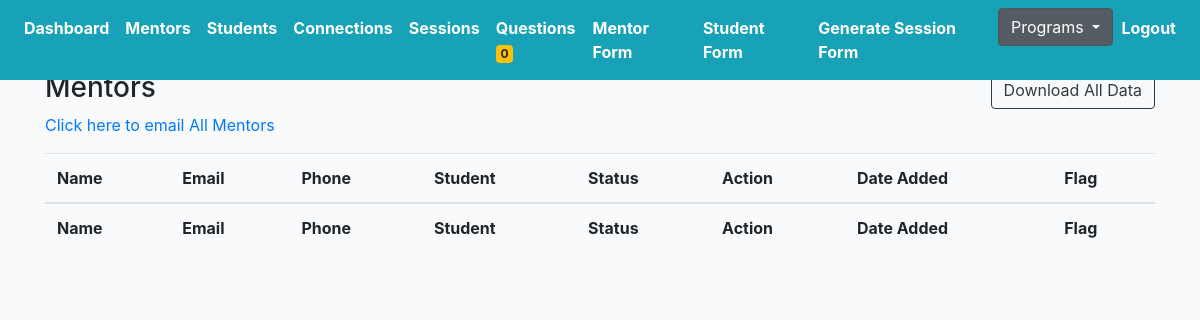
The app's page /mentoring/mentors/ (signed in), older data.
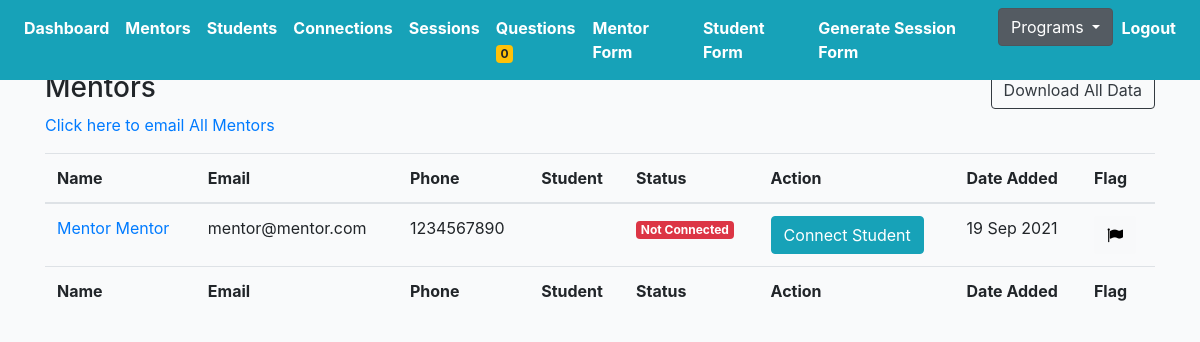
The same page, newer data.
### mprofiles/models.py (models this page shows, shortened)
class Mentor(models.Model):
    avatar = models.ImageField(default='avatar.png', upload_to='avatars/')
    first_name = models.CharField(max_length=200, blank=True)
    last_name = models.CharField(max_length=200, blank=True)
    email = models.EmailField(max_length=200, blank=True)
    phone = models.CharField(max_length=200, blank=True)
    address = models.CharField(max_length=200, blank=True)
    spanish = models.CharField(null=True, blank=True, max_length=200, choices=SPANISH_CHOICES)
    language = models.TextField(null=True, blank=True, max_length=1000)
    emergency_contact = models.TextField(null=True, blank=True, max_length=1000)
    employment_status = models.CharField(max_length=200, choices=EMPLOYMENT_CHOICES)
    employer_info = models.TextField(null=True, blank=True, max_length=1000)
    partner = models.CharField(null=True, blank=True, max_length=200, choices=PARTNER_CHOICES)
    hear = models.TextField(null=True, blank=True, max_length=1000)
    experience = models.TextField(null=True, blank=True, max_length=1000)
    reason = models.TextField(null=True, blank=True, max_length=1000)
    know = models.TextField(null=True, blank=True, max_length=1000)
    question1 = models.CharField(null=True, blank=True, max_length=200, choices=QUESTION_CHOICES)
    answer1 = models.TextField(null=True, blank=True, max_length=1000)
    question2 = models.CharField(null=True, blank=True, max_length=200, choices=QUESTION_CHOICES)
    answer2 = models.TextField(null=True, blank=True, max_length=1000)
    support = models.ManyToManyField(Support, blank=True, related_name='supports')
    prefer_sex = models.CharField(max_length=200, choices=GENDER_CHOICES)
    geographical = models.CharField(max_length=200, choices=GEOGRAPHICAL_CHOICES)
    commit = models.CharField(null=True, blank=True, max_length=200, choices=YES_NO)
    available = models.CharField(null=True, blank=True, max_length=200, choices=YES_NO)
    seminar = models.CharField(null=True, blank=True, max_length=200, choices=YES_NO)
    signature = models.TextField(null=True, blank=True, max_length=1000)
    grant = models.CharField(max_length=200, choices=GRANT_CHOICES)
    cont_student_bridge = models.TextField(null=True, blank=True, max_length=1000)
    check = models.CharField(null=True, blank=True, max_length=200, choices=YES_NO)
    question = models.TextField(null=True, blank=True, max_length=1000)
    friends = models.ManyToManyField(Student, blank=True, related_name='mentors')
    updated = models.DateTimeField(auto_now=True)
    created = models.DateTimeField(auto_now_add=True)
    slug = models.SlugField(unique=True, blank=True)
    flag = models.BooleanField(default=False)
    note = models.TextField(null=True, blank=True, max_length=1000)
    ethnic = models.CharField(null=True, blank=True, max_length=200, choices=ETHNIC_CHOICES)
    status = models.CharField(null=True, blank=True, max_length=200, choices=PROFILE_STATUS, default='active')
    def get_absolute_url(self):
        return reverse("mprofiles:mentor-profiles-detail", kwargs={"slug": self.slug})
    def get_friends(self):
        return self.friends.all()
    __initial_first_name = None
    __initial_last_name = None
    def __init__(self, *args, **kwargs):
        super().__init__(*args, **kwargs)
        self.__initial_first_name = self.first_name
        self.__initial_last_name = self.last_name

### mprofiles/views.py (the view)
# urls.py: path('mentors/', MentorProfileListView.as_view(), name='mentor-profiles-list'),
@method_decorator(login_required, name='dispatch')
@method_decorator(allowed_users(allowed_roles=['mentor', 'admin']), name='dispatch')
class MentorProfileListView(ListView):
    model = Mentor
    template_name = 'mentor/mentor-profile-list.html'
    def get_queryset(self):
        qs = Mentor.objects.all()
        return qs
    def get_context_data(self, **kwargs):
        context = super().get_context_data(**kwargs)
        recipients = list(i for i in Mentor.objects.values_list('email', flat=True))
        recipients = ("; ".join(recipients))
        context["recipients"] = recipients
        return context

### cprofiles/context_processors.py (called while the page is built)
def choice_question(request):
    if(request.user.id):
        choice_unanswered_question_num = Question.objects.filter(status="UNANSWERED").count()
        return {
            'choice_unanswered_question_num' : choice_unanswered_question_num
        }
    return {}

### middleschool/context_processors.py (called while the page is built)
def middle_school_question(request):
    if(request.user.id):
        middle_school_unanswered_question_num = Question.objects.filter(status="UNANSWERED").count()
        return {
            'middle_school_unanswered_question_num' : middle_school_unanswered_question_num
        }
    return {}

### mprofiles/context_processors.py (called while the page is built)
def mentor_question(request):
    if(request.user.id):
        mentor_unanswered_question_num = Question.objects.filter(status="UNANSWERED").count()
        return {
            'mentor_unanswered_question_num' : mentor_unanswered_question_num
        }
    return {}

### profiles/context_processors.py (called while the page is built)
def high_school_question(request):
    if(request.user.id):
        high_school_unanswered_question_num = Question.objects.filter(status="UNANSWERED").count()
        return {
            'high_school_unanswered_question_num' : high_school_unanswered_question_num
        }
    return {}

### templates/mentor/mentor-profile-list.html (shortened to what this page needs)
{% extends 'mbase.html' %}
{% load static %}
{% block stylesheet %}{% static '/css/my_invites.css' %}{% endblock %}
{% block content %}
<div class="row">
    <div class="col-auto mr-auto">
        <h3>Mentors</h3>
    </div>
    <div class="col-auto">
        <div class="btn-group" role="group" aria-label="Basic example">
            <form action="{% url 'mprofiles:export-mentoring-mentor-list' %}" method="POST">
                <button type="submit" class="btn btn-outline-dark">Download All Data</button>
            </form>
        </div>
    </div>
</div>
<p><a href="mailto:{{recipients}}">Click here to email All Mentors</a>
    <div class="table-responsive-lg">
        <table id="myTable" class="table">
            <thead>
                <tr>
                    <th scope="col">Name</th>
                    <th scope="col">Email</th>
                    <th scope="col">Phone</th>
                    <th scope="col">Student</th>
                    <th scope="col">Status</th>
                    <th scope="col">Action</th>
                    <th scope="col">Date Added</th>
                    <th scope="col">Flag</th>
                </tr>
            </thead>
            <tfoot>
                <tr>
                    <th>Name</th>
                    <th>Email</th>
                    <th>Phone</th>
                    <th>Student</th>
                    <th>Status</th>
                    <th>Action</th>
                    <th>Date Added</th>
                    <th>Flag</th>
                </tr>
            </tfoot>
            <tbody>
                {% for obj in object_list %}
                <tr>
                    <td><a href="{{obj.get_absolute_url}}">{{obj.first_name}} {{obj.last_name}}</a></td>
                    <td>{{obj.email}}</td>
                    <td>{{obj.phone}}</td>
                    <td>{% for friend in obj.get_friends %}<li>{{friend.first_name}} {{friend.last_name}} </li>{% endfor %}</td>
                    <td>
                    {% if obj.status == 'deactivated' %}
                        <div><span class="badge badge-secondary">Deactivated</span></div>
                    {% else %}
                        {% for friend in obj.get_friends %}
                        <div><span class="badge badge-success">Connected</span></div>
                        {% empty %}
                        <div><span class="badge badge-danger">Not Connected</div>
                        {% endfor %}
                    {% endif %}
                    </td>
                    {% if obj.status == 'deactivated' %}
                    <td><a href="{% url 'mprofiles:mentor-connect-detail' obj.slug %}"><button type="submit"
                                class="btn btn-info" disabled>Connect Student</button></a></td>
                    {% else %}
                    <td><a href="{% url 'mprofiles:mentor-connect-detail' obj.slug %}"><button type="submit"
                                class="btn btn-info">Connect Student</button></a></td>
                    {% endif %}
                    <td>{{ obj.created |date:"d M Y"  }}</td>
                    <td>
                        <form action="{% url 'mprofiles:flag-mentor' %}" method="POST" class='like-form' id='{{obj.id}}'>
                            <button type="submit" class="like_btn btn btn-light like-btn{{obj.id}}">
                                {% if obj.flag == False %}
                                <i class="fa fa-flag thumb{{obj.id}}" style="color:black"></i>
                                {% else %}
                                <i class="fa fa-flag thumb{{obj.id}}" style="color:red"></i>
                                <p class="flag">true</p>
                                {% endif %}
                            </button>
                        </form>
                    </td>
                </tr>
                {% endfor %}
            </tbody>
        </table>
    </div>
    {% endblock content %}

Row changes from the older to the newer data that the page shows:
added Mentor: first_name "Mentor", last_name "Mentor", email "mentor@mentor.com", phone "1234567890", status "Not Connected", created "19 Sep 2021"
